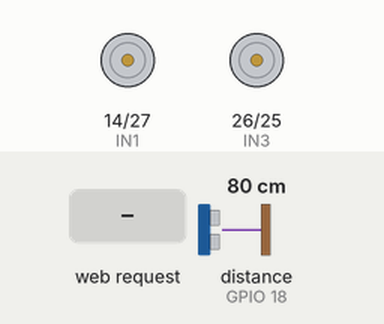
Simulated run of this sketch. Board: ESP32. Shown: motor-driver pin pairs drawn as motors (green arrow = first pin HIGH = forward, orange = second pin HIGH = backward, longer = more drive, scaled by the enable pin). Wiring (inferred from the names in the program): ultrasonic range finder: trigger GPIO 4; echo GPIO 18. The inputs (shaded band) are chosen by the test bench; at power-on: distance to the obstacle (sensor on GPIO 18) 80 cm. The echo pulse lasts 58.3 µs per cm; what the sketch prints to the serial monitor is not drawn.

Above: at 1.2 s.
1.3 s: HTTP request GET /forward received
At 1.6 s:
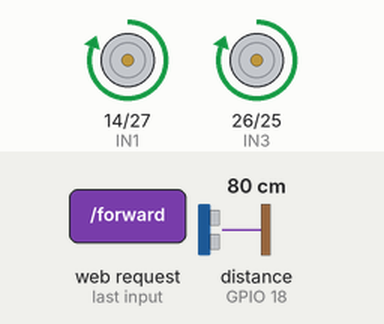
2.8 s: HTTP request GET /backward received
At 3.9 s:
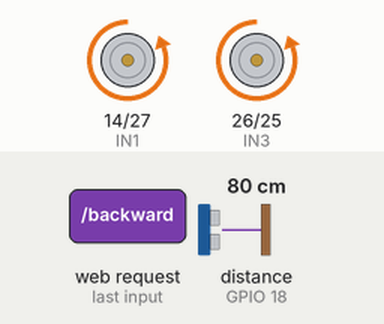
4.3 s: HTTP request GET /left received
At 5.1 s:
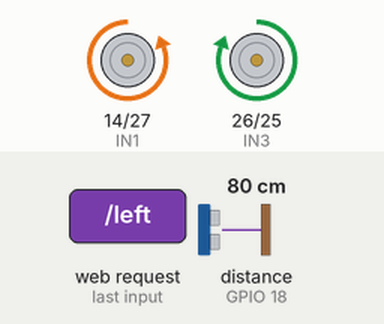
5.8 s: HTTP request GET /right received
At 6.3 s:
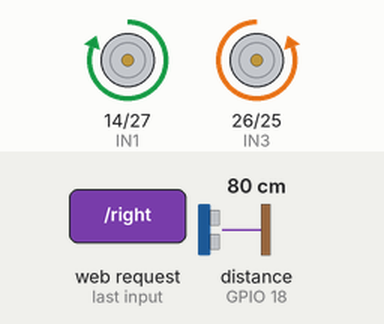
7.3 s: HTTP request GET /stop received
At 8.5 s:
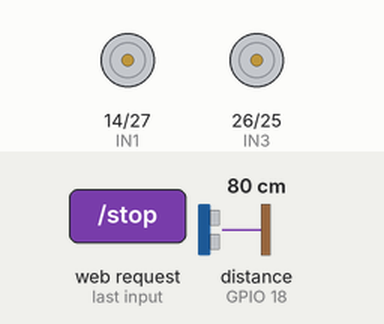
8.8 s: HTTP request GET /forward?v=FORWARD received
At 9.7 s:
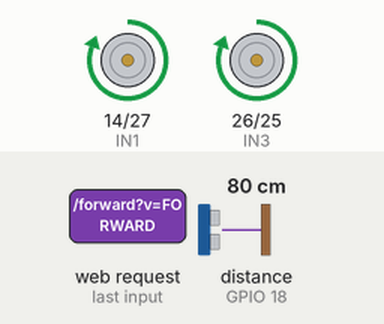
Timing chart, 0 to 11.3 s (numbered marks = the images above; inputs shaded):
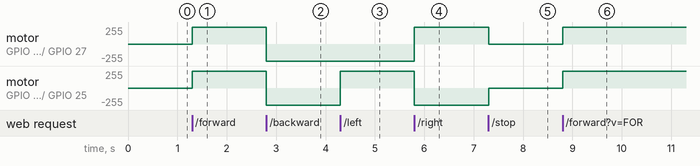

The sketch:

Code_control.ino
```cpp
#include <WiFi.h>
#include <WebServer.h>

// --- WIFI CONFIGURATION ---
const char* ssid = "My_car";
const char* password = "12345678";

WebServer server(80);

// --- L298N PINS ---
const int ENA = 33;
const int IN1 = 14;
const int IN2 = 27;
const int IN3 = 26;
const int IN4 = 25;
const int ENB = 32;

// --- HC-SR04 SENSOR PINS ---
const int TRIG_PIN = 4;
const int ECHO_PIN = 18;
const int SAFE_DISTANCE = 25;

// --- PWM CONFIGURATION ---
const int PWM_FREQ = 5000;
const int PWM_RES  = 8;
int carSpeed = 255;

String carStatus = "STOP";

// --- ULTRASONIC SENSOR VARIABLES ---
volatile long echoStart = 0;
volatile long echoDuration = 0;
volatile bool isMeasurementDone = false;
int currentDistance = 999;

void IRAM_ATTR echoISR() {
  if (digitalRead(ECHO_PIN) == HIGH) {
    echoStart = micros();
  } else {
    echoDuration = micros() - echoStart;
    isMeasurementDone = true;
  }
}

unsigned long lastTrigTime = 0;
void triggerSensor() {
  unsigned long now = millis();
  if (now - lastTrigTime < 60) return;
  lastTrigTime = now;

  digitalWrite(TRIG_PIN, LOW);
  delayMicroseconds(2);
  digitalWrite(TRIG_PIN, HIGH);
  delayMicroseconds(10);
  digitalWrite(TRIG_PIN, LOW);
}

void updateDistance() {
  if (isMeasurementDone) {
    isMeasurementDone = false;
    long duration = echoDuration;
    if (duration == 0 || duration > 25000) {
      currentDistance = 999;
    } else {
      currentDistance = (int)(duration * 0.034f / 2.0f);
    }
    Serial.print("Distance: ");
    Serial.print(currentDistance);
    Serial.println(" cm");
  }
}

// --- WEB INTERFACE (HTML/JS/CSS) ---
const char webInterface[] PROGMEM = R"rawliteral(
<!DOCTYPE html>
<html lang="en">
<head>
  <meta charset="UTF-8">
  <meta name="viewport" content="width=device-width, initial-scale=1.0, user-scalable=no">
  <title>ESP32 Car Control</title>
  <style>
    * { box-sizing: border-box; margin: 0; padding: 0; -webkit-tap-highlight-color: transparent; }
    body {
      font-family: Arial, sans-serif;
      background: #1a1a2e;
      color: #ecf0f1;
      display: flex;
      flex-direction: column;
      align-items: center;
      min-height: 100vh;
      padding: 24px 16px;
    }
    .title { font-size: 13px; color: #7f8c8d; letter-spacing: 3px; text-transform: uppercase; margin-bottom: 4px; }
    .subtitle { font-size: 22px; font-weight: bold; margin-bottom: 20px; }
    .status-bar {
      background: #16213e;
      border-radius: 10px;
      padding: 10px 16px;
      width: 100%;
      max-width: 360px;
      display: flex;
      justify-content: space-between;
      align-items: center;
      margin-bottom: 16px;
    }
    .wifi-dot { width: 10px; height: 10px; border-radius: 50%; background: #2ecc71; display: inline-block; margin-right: 8px; }
    .wifi-label { font-size: 13px; color: #bdc3c7; }
    .badge {
      font-size: 12px; background: #0f3460; color: #4fc3f7;
      padding: 4px 14px; border-radius: 20px; font-weight: bold; transition: all 0.2s;
    }
    .sensor-bar {
      background: #16213e; border-radius: 10px; padding: 10px 16px;
      width: 100%; max-width: 360px;
      display: flex; justify-content: space-between; align-items: center;
      margin-bottom: 16px;
    }
    .sensor-label { font-size: 13px; color: #7f8c8d; }
    .sensor-val { font-size: 16px; font-weight: bold; color: #2ecc71; transition: color 0.3s; }
    .pad {
      display: grid;
      grid-template-columns: repeat(3, 100px);
      grid-template-rows: repeat(3, 100px);
      gap: 12px; margin-bottom: 20px;
    }
    .btn {
      width: 100px; height: 100px; border-radius: 50%;
      border: 3px solid #3498db;
      background: radial-gradient(circle at 35% 35%, #2980b9, #1e3a5f);
      color: white; font-size: 13px; font-weight: bold; cursor: pointer;
      display: flex; flex-direction: column; align-items: center;
      justify-content: center; gap: 4px;
      box-shadow: 0 4px 15px rgba(52,152,219,0.35);
      user-select: none; touch-action: manipulation;
    }
    .btn:active { transform: scale(0.93); box-shadow: 0 2px 6px rgba(52,152,219,0.2); }
    .btn-icon { font-size: 20px; line-height: 1; }
    .btn-stop {
      border-color: #e74c3c;
      background: radial-gradient(circle at 35% 35%, #c0392b, #7b1010);
      box-shadow: 0 4px 15px rgba(231,76,60,0.45);
    }
    .btn-empty { visibility: hidden; }
    .panel { background: #16213e; border-radius: 12px; padding: 14px 18px; width: 100%; max-width: 360px; margin-bottom: 12px; }
    .panel-row { display: flex; justify-content: space-between; align-items: center; margin-bottom: 10px; }
    .panel-label { font-size: 13px; color: #7f8c8d; }
    .panel-val { font-size: 13px; color: #4fc3f7; font-weight: bold; }
    input[type=range] { width: 100%; accent-color: #3498db; }
  </style>
</head>
<body>
  <div class="title">ESP32 CAR CONTROL</div>
  <div class="subtitle">&#128663; Remote Control</div>

  <div class="status-bar">
    <div><span class="wifi-dot"></span><span class="wifi-label">My_car</span></div>
    <div class="badge" id="badge">STOP</div>
  </div>

  <div class="sensor-bar">
    <span class="sensor-label">&#128268; Distance</span>
    <span class="sensor-val" id="dist-val">-- cm</span>
  </div>

  <div class="pad">
    <div class="btn-empty"></div>
    <button class="btn"
      onmousedown="cmd('forward','FORWARD')" onmouseup="cmd('stop','STOP')"
      ontouchstart="cmd('forward','FORWARD')" ontouchend="cmd('stop','STOP')">
      <span class="btn-icon">&#9650;</span>FORWARD
    </button>
    <div class="btn-empty"></div>

    <button class="btn"
      onmousedown="cmd('left','LEFT')" onmouseup="cmd('stop','STOP')"
      ontouchstart="cmd('left','LEFT')" ontouchend="cmd('stop','STOP')">
      <span class="btn-icon">&#9664;</span>LEFT
    </button>
    <button class="btn btn-stop"
      onmousedown="cmd('stop','STOP')" ontouchstart="cmd('stop','STOP')">
      <span class="btn-icon">&#9632;</span>STOP
    </button>
    <button class="btn"
      onmousedown="cmd('right','RIGHT')" onmouseup="cmd('stop','STOP')"
      ontouchstart="cmd('right','RIGHT')" ontouchend="cmd('stop','STOP')">
      <span class="btn-icon">&#9654;</span>RIGHT
    </button>

    <div class="btn-empty"></div>
    <button class="btn"
      onmousedown="cmd('backward','BACKWARD')" onmouseup="cmd('stop','STOP')"
      ontouchstart="cmd('backward','BACKWARD')" ontouchend="cmd('stop','STOP')">
      <span class="btn-icon">&#9660;</span>BACKWARD
    </button>
    <div class="btn-empty"></div>
  </div>

  <div class="panel">
    <div class="panel-row">
      <span class="panel-label">&#128286; Speed</span>
      <span class="panel-val" id="spd-label">100%</span>
    </div>
    <input type="range" min="0" max="255" value="255"
      oninput="document.getElementById('spd-label').textContent=Math.round(this.value/255*100)+'%'; fetch('/speed?v='+this.value)">
  </div>

  <script>
    function cmd(action, label) {
      fetch('/' + action);
      var b = document.getElementById('badge');
      b.textContent = label;
      b.style.color = (action === 'stop') ? '#e74c3c' : '#2ecc71';
    }

    function pollDistance() {
      fetch('/distance')
        .then(r => r.text())
        .then(val => {
          var el = document.getElementById('dist-val');
          var cm = parseInt(val);
          if (cm >= 999) {
            el.textContent = '> 4m';
            el.style.color = '#2ecc71';
          } else {
            el.textContent = cm + ' cm';
            el.style.color = cm < 25 ? '#e74c3c' : cm < 50 ? '#f39c12' : '#2ecc71';
          }
        })
        .catch(() => {});
    }
    setInterval(pollDistance, 300);
  </script>
</body>
</html>
)rawliteral";

// --- MOTOR FUNCTIONS ---
void moveForward() {
  digitalWrite(IN1, HIGH); digitalWrite(IN2, LOW);
  digitalWrite(IN3, HIGH); digitalWrite(IN4, LOW);
  ledcWrite(ENA, carSpeed);   ledcWrite(ENB, carSpeed);
}
void moveBackward() {
  digitalWrite(IN1, LOW);  digitalWrite(IN2, HIGH);
  digitalWrite(IN3, LOW);  digitalWrite(IN4, HIGH);
  ledcWrite(ENA, carSpeed);   ledcWrite(ENB, carSpeed);
}
void turnLeft() {
  digitalWrite(IN1, LOW);  digitalWrite(IN2, HIGH);
  digitalWrite(IN3, HIGH); digitalWrite(IN4, LOW);
  ledcWrite(ENA, carSpeed);   ledcWrite(ENB, carSpeed);
}
void turnRight() {
  digitalWrite(IN1, HIGH); digitalWrite(IN2, LOW);
  digitalWrite(IN3, LOW);  digitalWrite(IN4, HIGH);
  ledcWrite(ENA, carSpeed);   ledcWrite(ENB, carSpeed);
}
void brakeCar() {
  digitalWrite(IN1, LOW); digitalWrite(IN2, LOW);
  digitalWrite(IN3, LOW); digitalWrite(IN4, LOW);
  ledcWrite(ENA, 0);      ledcWrite(ENB, 0);
}

void setup() {
  Serial.begin(115200);

  pinMode(IN1, OUTPUT); pinMode(IN2, OUTPUT);
  pinMode(IN3, OUTPUT); pinMode(IN4, OUTPUT);
  ledcAttach(ENA, PWM_FREQ, PWM_RES);
  ledcAttach(ENB, PWM_FREQ, PWM_RES);

  pinMode(TRIG_PIN, OUTPUT);
  pinMode(ECHO_PIN, INPUT);

  attachInterrupt(digitalPinToInterrupt(ECHO_PIN), echoISR, CHANGE);

  brakeCar();

  WiFi.softAP(ssid, password);
  Serial.print("IP: http://"); Serial.println(WiFi.softAPIP());

  server.on("/",         []() { server.send(200, "text/html", webInterface); });
  server.on("/forward",  []() { carStatus = "FORWARD"; server.send(200, "text/plain", "OK"); });
  server.on("/backward", []() { carStatus = "BACKWARD"; server.send(200, "text/plain", "OK"); });
  server.on("/left",     []() { carStatus = "LEFT"; server.send(200, "text/plain", "OK"); });
  server.on("/right",    []() { carStatus = "RIGHT"; server.send(200, "text/plain", "OK"); });
  server.on("/stop",     []() { carStatus = "STOP"; server.send(200, "text/plain", "OK"); });
  server.on("/speed",    []() {
    if (server.hasArg("v")) carSpeed = constrain(server.arg("v").toInt(), 0, 255);
    server.send(200, "text/plain", "OK");
  });
  server.on("/distance", []() {
    server.send(200, "text/plain", String(currentDistance));
  });

  server.begin();
}

void loop() {
  server.handleClient();

  triggerSensor();
  updateDistance();

  // Safe distance logic
  if (carStatus == "FORWARD" && currentDistance > 0 && currentDistance < SAFE_DISTANCE) {
    brakeCar();
    carStatus = "STOP";
    Serial.println("OBSTACLE! BRAKING! " + String(currentDistance) + "cm");
  } else {
    if      (carStatus == "FORWARD")  moveForward();
    else if (carStatus == "BACKWARD") moveBackward();
    else if (carStatus == "LEFT")     turnLeft();
    else if (carStatus == "RIGHT")    turnRight();
    else                              brakeCar();
  }
}
```

Measured:
- after the input at 1.3 s, motor on GPIO 14 (IN1) / GPIO 27 (IN2), motor on GPIO 26 (IN3) / GPIO 25 (IN4): stopped → forward 255/255 at once
- after the input at 2.8 s, motor on GPIO 14 (IN1) / GPIO 27 (IN2), motor on GPIO 26 (IN3) / GPIO 25 (IN4): forward 255/255 → backward 255/255 at once
- after the input at 4.3 s, motor on GPIO 26 (IN3) / GPIO 25 (IN4): backward 255/255 → forward 255/255 at once
- after the input at 5.8 s, motor on GPIO 14 (IN1) / GPIO 27 (IN2): backward 255/255 → forward 255/255 at once; motor on GPIO 26 (IN3) / GPIO 25 (IN4): forward 255/255 → backward 255/255 at once
- after the input at 7.3 s, motor on GPIO 14 (IN1) / GPIO 27 (IN2): forward 255/255 → stopped at once; motor on GPIO 26 (IN3) / GPIO 25 (IN4): backward 255/255 → stopped at once
- after the input at 8.8 s, motor on GPIO 14 (IN1) / GPIO 27 (IN2), motor on GPIO 26 (IN3) / GPIO 25 (IN4): stopped → forward 255/255 at once
